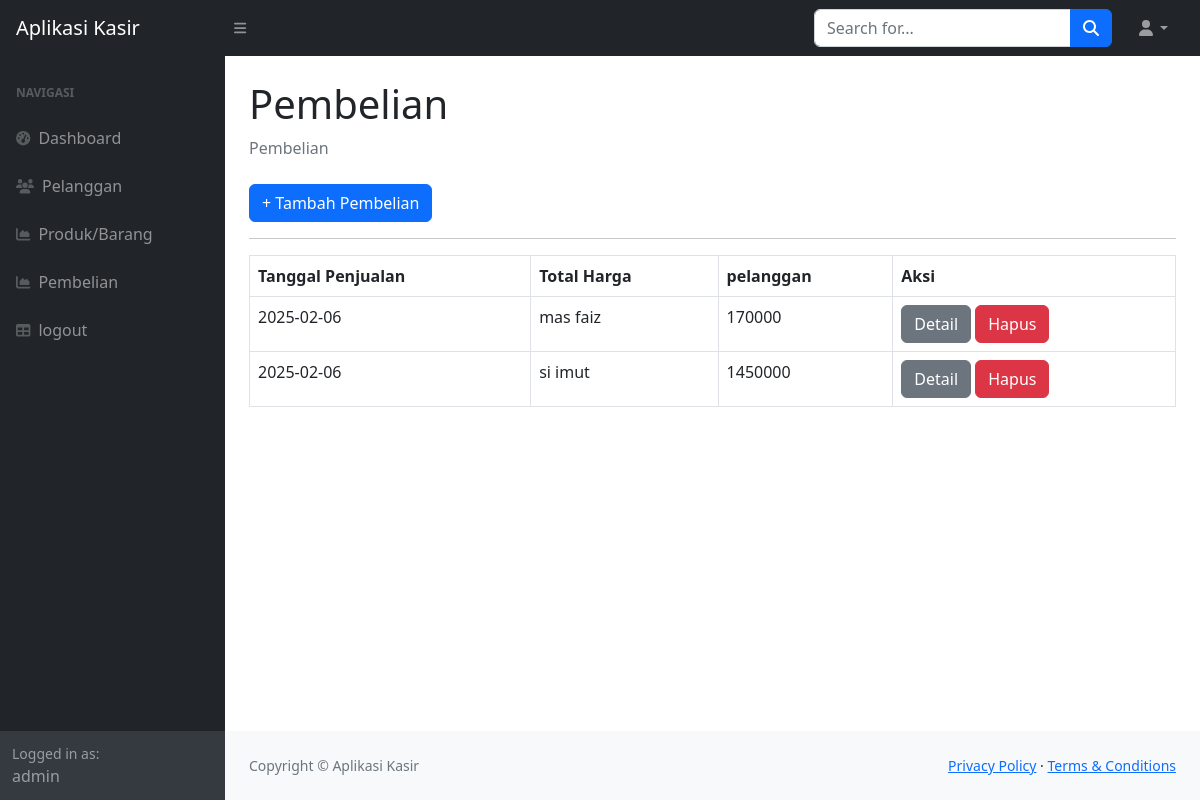
Screenshot of /ukk_kasir/index.php?page=pembelian (signed in) with the database file from the repository.
### tables this page shows
CREATE TABLE `penjualan` (
  `id_penjualan` int(11) NOT NULL,
  `tanggal_penjualan` date DEFAULT NULL,
  `total_harga` int(11) DEFAULT NULL,
  `id_pelanggan` int(11) DEFAULT NULL
);

CREATE TABLE `pelanggan` (
  `id_pelanggan` int(11) NOT NULL,
  `nama_pelanggan` varchar(255) DEFAULT NULL,
  `alamat` text DEFAULT NULL,
  `no_telepon` varchar(255) DEFAULT NULL
);

### ukk_kasir/pembelian.php (the view)
<div class="container-fluid px-4">
                        <h1 class="mt-4">Pembelian</h1>
                        <ol class="breadcrumb mb-4">
                            <li class="breadcrumb-item active">Pembelian</li>
                        </ol>
                        <a href="?page=pembelian_tambah" class="btn btn-primary">+ Tambah Pembelian</a>
                        <hr>
                        <table class="table table-bordered">
                            <tr>
                                <th>Tanggal Penjualan</th>
                                <th>Total Harga</th>
                                <th>pelanggan</th>
                                <th>Aksi</th>
                            </tr>
                            <?php
                                $query = mysqli_query($koneksi, "SELECT*FROM penjualan LEFT JOIN pelanggan on pelanggan.id_pelanggan = penjualan.id_pelanggan");
                                while($data = mysqli_fetch_array($query)){
                                    ?>
                                    <tr>
                                        <td><?php echo $data['tanggal_penjualan']; ?></td>
                                        <td><?php echo $data['nama_pelanggan']; ?></td>
                                        <td><?php echo $data['total_harga']; ?></td>
                                        <td>
                                            <a href="?page=penjualan_detail&&id=<?php echo $data['id_penjualan']; ?>" class="btn btn-secondary">Detail</a>
                                            <a href="?page=penjualan_hapus&&id=<?php echo $data['id_penjualan']; ?>" class="btn btn-danger">Hapus</a>
                                        </td>
                                    </tr>
                                    <?php
                                }
                            ?>
                        </table>
                    </div>

### rows the page displays
penjualan: tanggal_penjualan "2025-02-06", id_pelanggan.nama_pelanggan "mas faiz", total_harga "170000"
penjualan: tanggal_penjualan "2025-02-06", id_pelanggan.nama_pelanggan "si imut", total_harga "1450000"

### other values shown
$_SESSION['user']['nama'] "admin"
